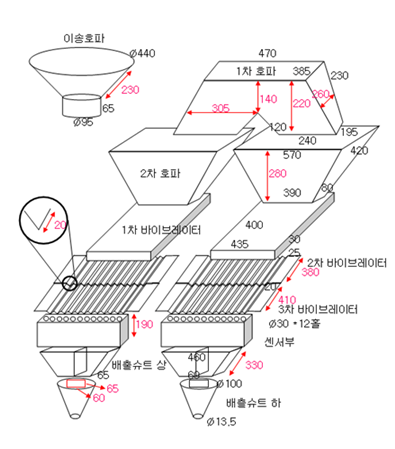
#> input picture Dataset/Draft 10_병포장 카운터_2.PNG, 395 x 449 px
$ python -i image_preprocessor.py   (imports and definitions only)
#> lines starting #> are read from the running program, lines starting #| are printed output that depends on the picture; after the words box and inside, x2 and y2 are one past the last pixel; in counts of white or black regions, pixels touching at a corner belong together
"""
Enhanced image preprocessing module for optimal OCR results
"""
import cv2
import numpy as np
from PIL import Image, ImageEnhance, ImageFilter
import os

class ImagePreprocessor:
    def __init__(self):
        self.output_dir = "processed_images"
        os.makedirs(self.output_dir, exist_ok=True)

    def preprocess(self, image_path, output_name=None):
        """
        Enhanced preprocessing pipeline for better OCR results
        """
#> called with image_path = 'Dataset/Draft 10_병포장 카운터_2.PNG'
        # Read image with Unicode path support
        try:
            img_array = np.fromfile(image_path, dtype=np.uint8)
            img = cv2.imdecode(img_array, cv2.IMREAD_COLOR)
#> img is the input picture: shape (449, 395, 3); mean B, G, R 240.2, 239.9, 241.5
            if img is None:
                img = cv2.imread(image_path)
        except:
            img = cv2.imread(image_path)

        if img is None:
            raise ValueError(f"Could not read image: {image_path}")

        original = img.copy()

        # Step 1: Resize if too small (improves OCR accuracy)
        height, width = img.shape[:2]
#> height = 449; width = 395
        min_dimension = 800
        if height < min_dimension or width < min_dimension:
            scale = max(min_dimension / height, min_dimension / width)
#> scale = 2.03
            new_width = int(width * scale)
#> new_width = 800
            new_height = int(height * scale)
#> new_height = 909
            img = cv2.resize(img, (new_width, new_height), interpolation=cv2.INTER_CUBIC)
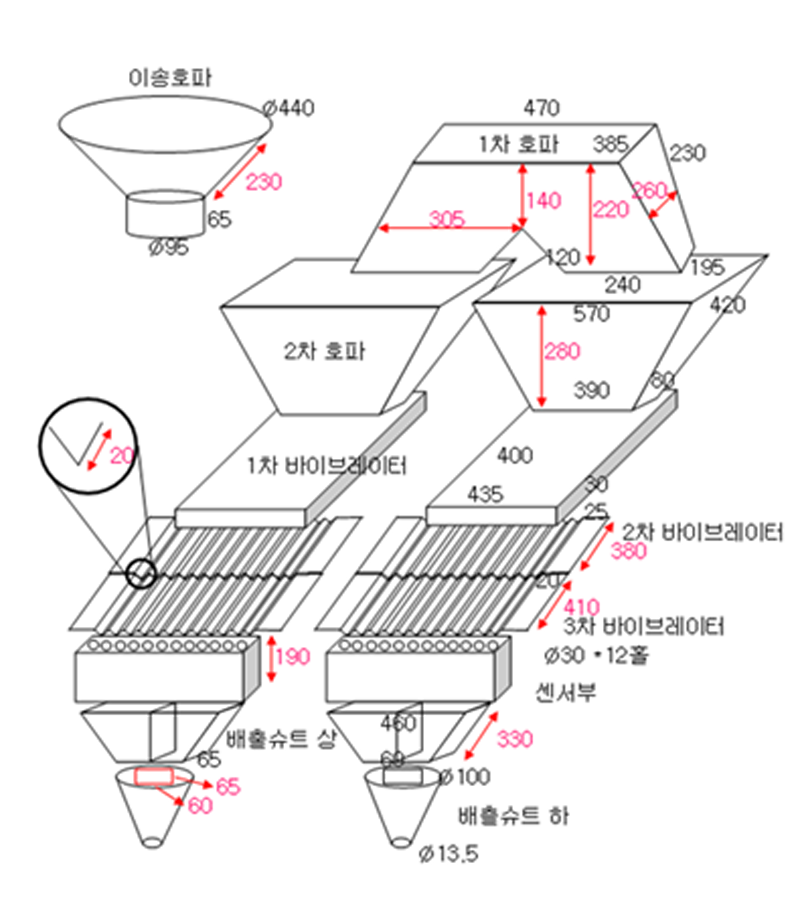
#> img: shape (909, 800, 3); mean B, G, R 239.9, 239.6, 241.2

        # Step 2: Convert to grayscale
        gray = cv2.cvtColor(img, cv2.COLOR_BGR2GRAY)

        # Step 3: Remove noise (multiple methods)
        # Bilateral filter to preserve edges while removing noise
        denoised = cv2.bilateralFilter(gray, 9, 75, 75)
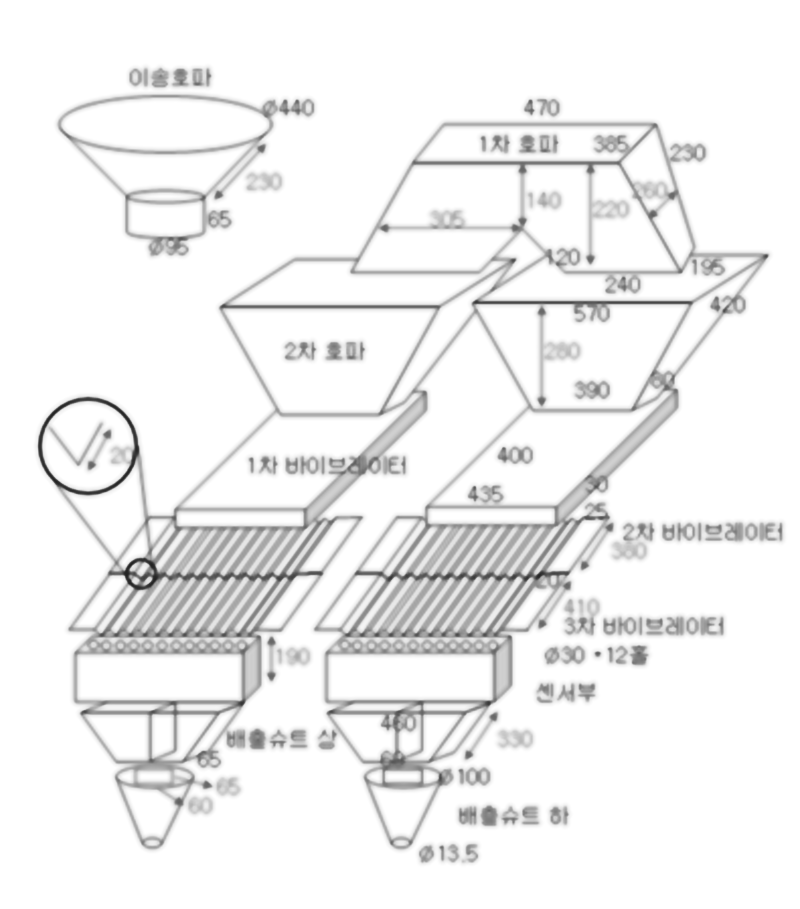
#> denoised: shape (909, 800); min 34, max 255, mean 240.5
        # Additional denoising for text-heavy images
        denoised = cv2.fastNlMeansDenoising(denoised, None, 10, 7, 21)

        # Step 4: Enhance contrast using CLAHE (adaptive histogram equalization)
        clahe = cv2.createCLAHE(clipLimit=3.0, tileGridSize=(8, 8))
        enhanced = clahe.apply(denoised)
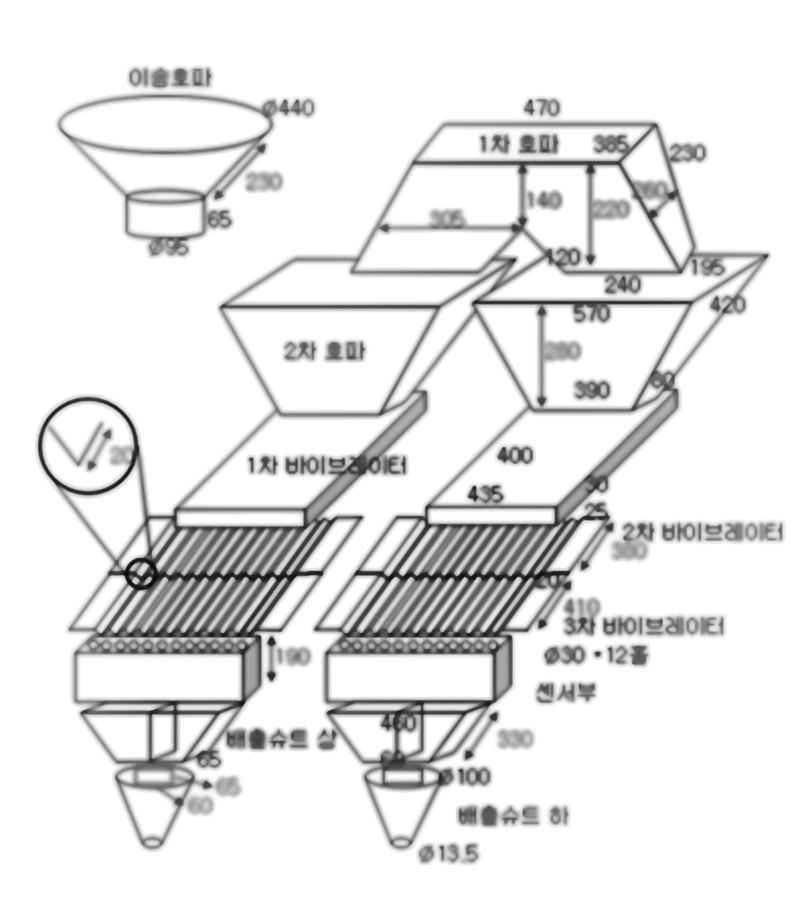
#> enhanced: shape (909, 800); min 12, max 255, mean 230.4

        # Step 5: Gamma correction for better brightness
        gamma = 1.2
        invGamma = 1.0 / gamma
        table = np.array([((i / 255.0) ** invGamma) * 255 for i in np.arange(0, 256)]).astype("uint8")
        gamma_corrected = cv2.LUT(enhanced, table)

        # Step 6: Sharpening for text clarity
        kernel_sharpen = np.array([[-1, -1, -1],
                                   [-1,  9, -1],
                                   [-1, -1, -1]])
        sharpened = cv2.filter2D(gamma_corrected, -1, kernel_sharpen)
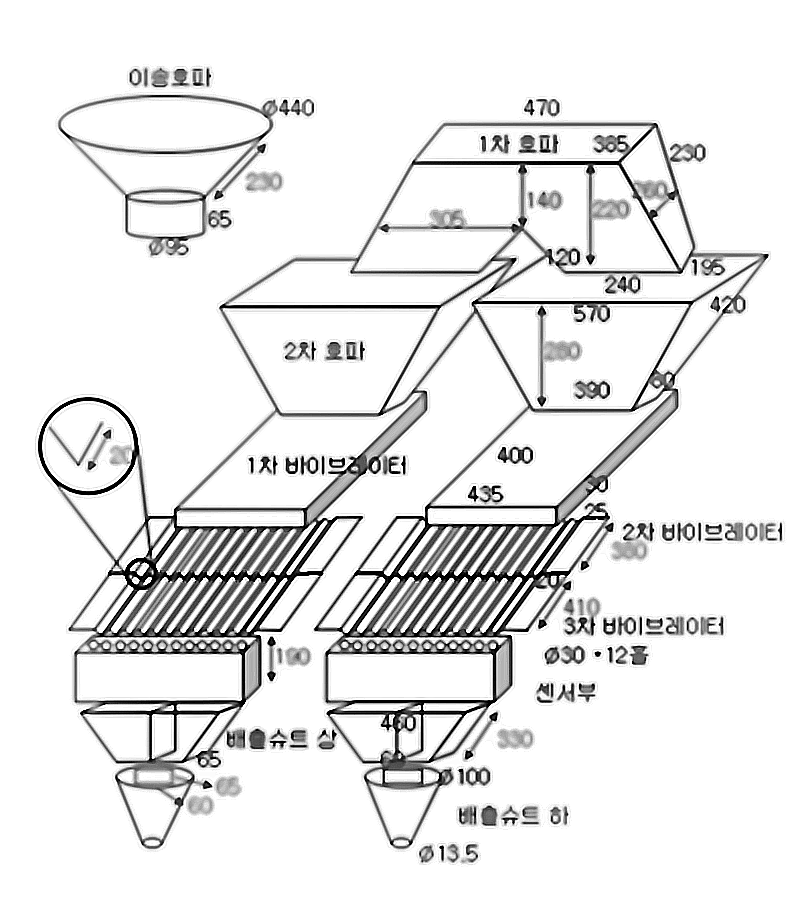
#> sharpened: shape (909, 800); min 0, max 255, mean 231.9

        # Step 7: Adaptive thresholding for text extraction
        binary = cv2.adaptiveThreshold(
            sharpened, 255, cv2.ADAPTIVE_THRESH_GAUSSIAN_C,
            cv2.THRESH_BINARY, 11, 2
        )
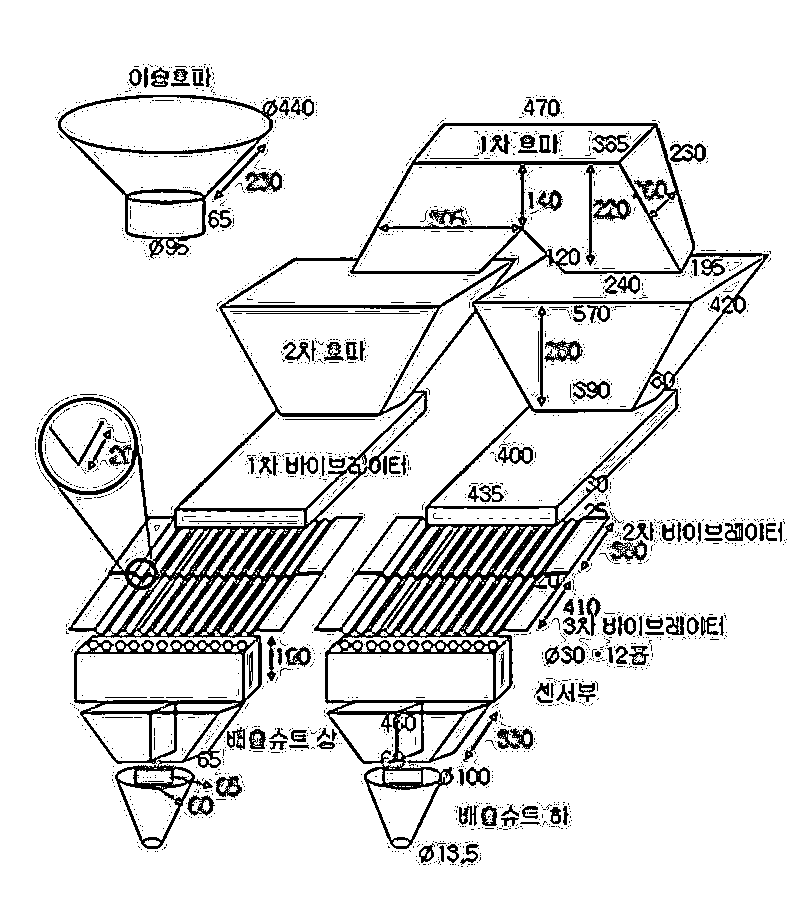
#> binary: shape (909, 800); 88.9% white; 2463 black regions (2313 under 20 px), largest, box (x1, y1, x2, y2) and area: (38, 123, 769, 849) 52979, (58, 95, 278, 259) 3383, (593, 198, 631, 221) 432

        # Step 8: Morphological operations to clean up
        kernel = np.ones((2, 2), np.uint8)
        cleaned = cv2.morphologyEx(binary, cv2.MORPH_CLOSE, kernel)
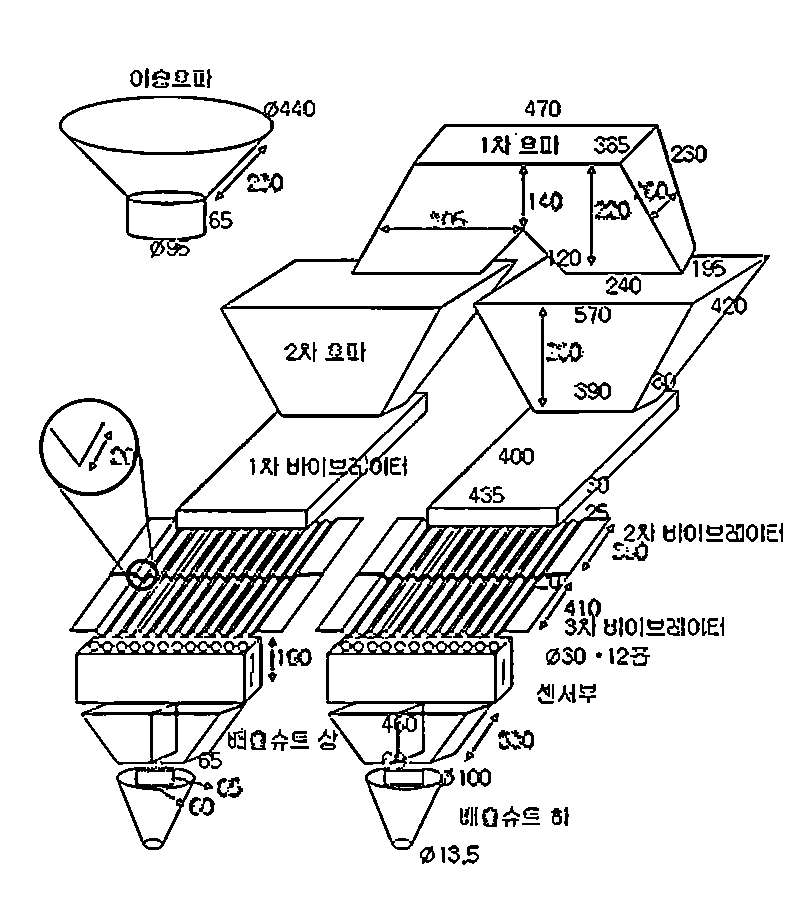
#> cleaned: shape (909, 800); 89.9% white; 192 black regions (18 under 20 px), largest, box (x1, y1, x2, y2) and area: (39, 124, 770, 850) 50076, (59, 96, 279, 258) 3351, (116, 766, 213, 850) 1451
        cleaned = cv2.morphologyEx(cleaned, cv2.MORPH_OPEN, kernel)
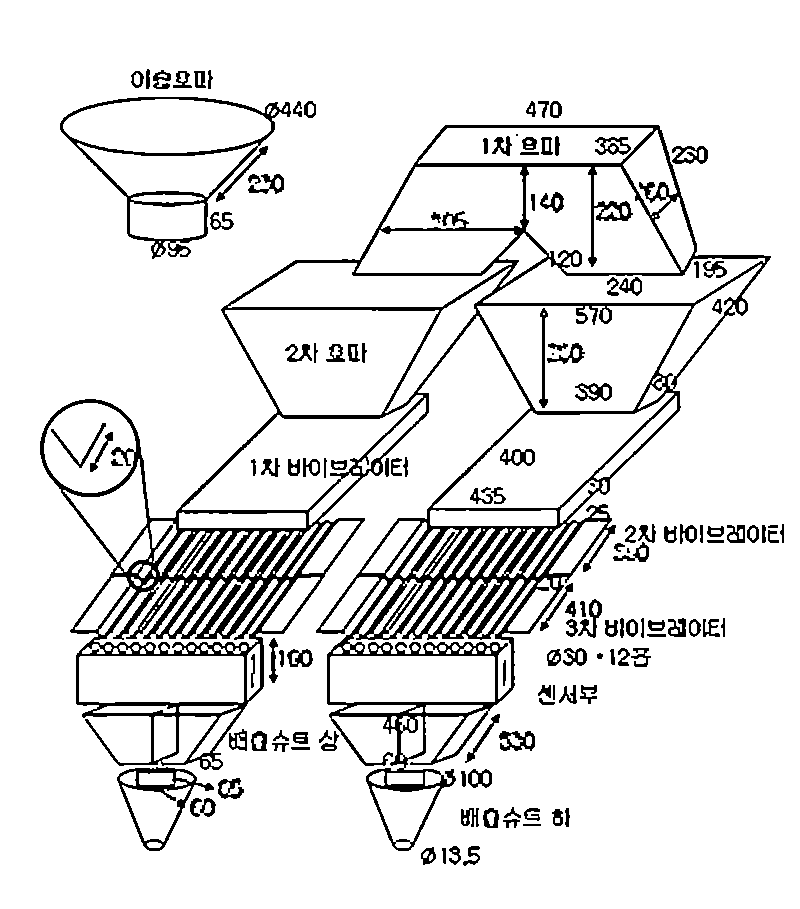
#> cleaned: shape (909, 800); 89.7% white; 136 black regions (4 under 20 px), largest, box (x1, y1, x2, y2) and area: (40, 125, 771, 851) 52897, (60, 97, 291, 259) 3457, (117, 767, 214, 851) 1494

        # Save processed image
        if output_name is None:
            output_name = os.path.basename(image_path)

        # Ensure .jpg extension for saving
        base_name = os.path.splitext(output_name)[0]
        output_path = os.path.join(self.output_dir, f"processed_{base_name}.jpg")
        cv2.imwrite(output_path, cleaned)

        # Also return enhanced color version for OCR (sometimes works better)
        enhanced_color = img.copy()
        return cleaned, original, enhanced_color

    # [61 lines left out: functions enhance_for_ocr, preprocess_multiple_versions, not called in this run]

>>> result = ImagePreprocessor().preprocess('Dataset/Draft 10_병포장 카운터_2.PNG')
